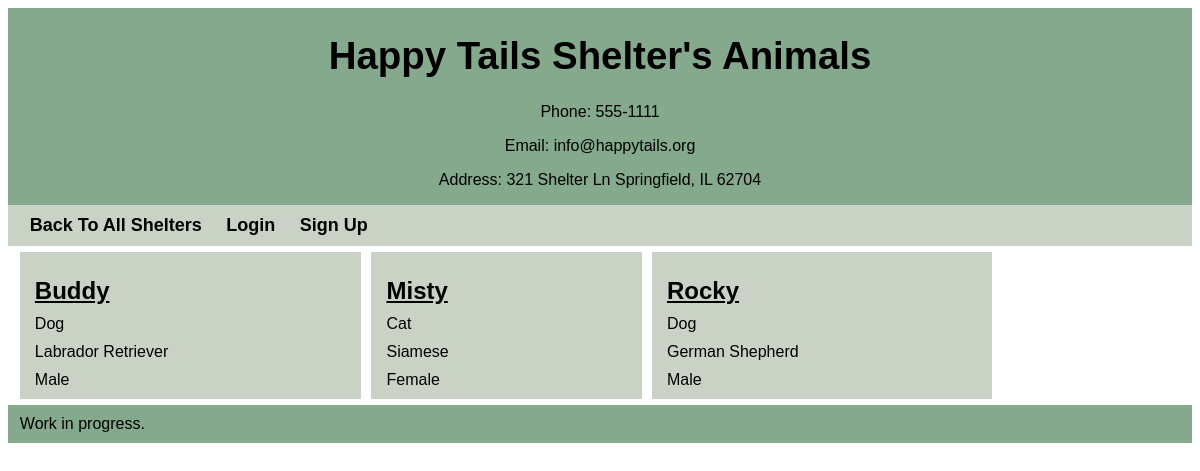
/home/1, run on the app's committed database.
### tables this page shows
CREATE TABLE Shelter (
        shelter_id INTEGER PRIMARY KEY AUTOINCREMENT,
        name TEXT NOT NULL,
        email TEXT NOT NULL,
        phone TEXT NOT NULL,
        street1 TEXT NOT NULL,
        street2 TEXT,
        city TEXT NOT NULL,
        state TEXT NOT NULL,
        zip TEXT NOT NULL,
        account_id INTEGER,
        date_shelter_added TEXT,
        no_kill BOOLEAN NOT NULL,
        max_dogs INTEGER NOT NULL,
        max_cats INTEGER NOT NULL,
        dogs BOOLEAN NOT NULL,
        cats BOOLEAN NOT NULL,
        shelterPasscode INTEGER NOT NULL,
        FOREIGN KEY (account_id) REFERENCES Account(account_id)
    );

CREATE TABLE Animal (
        animal_id INTEGER PRIMARY KEY AUTOINCREMENT,
        shelter_id INTEGER,
        name TEXT NOT NULL,
        type TEXT NOT NULL,
        breed TEXT NOT NULL,
        sex TEXT NOT NULL,
        foster INTEGER NOT NULL,
        adopt INTEGER NOT NULL,
        status TEXT NOT NULL,
        date_time_arrived TEXT NOT NULL,
        chipped BOOLEAN NOT NULL,
        date_last_vet_visit TEXT NOT NULL,
        vaccines BOOLEAN NOT NULL,
        spayed_neutered BOOLEAN NOT NULL,
        FOREIGN KEY (shelter_id) REFERENCES Shelter(shelter_id)
    );

### app/api.py (the view)
@app.route("/<int:shelterID>", methods = ['GET'])
@app.route("/home/<int:shelterID>", methods = ['GET'])
def main(shelterID = 0):
    conn = sqlite3.connect(DATABASE)
    conn.row_factory = sqlite3.Row
    cursor = conn.cursor()
    shelter = cursor.execute(('SELECT name, street1, phone, email, city, state, zip FROM Shelter WHERE shelter_id = ?'), (shelterID,)).fetchone()
    animals = cursor.execute(('SELECT animal_id, name, type, breed, sex FROM Animal WHERE shelter_id = ?'), (shelterID,)).fetchall()
    conn.close()
    if not shelter:
        return render_template('home.html', animals = animals, loggedIn = current_user.is_authenticated, shelterID = shelterID)
    return render_template('home.html', animals = animals, shelter = shelter, loggedIn = current_user.is_authenticated, shelterID = shelterID)

### app/api.py (called while the page is built, shortened)
@app.before_request
def auto_logout():
    if not current_user.is_authenticated:
        return

### app/templates/home.html (shortened to what this page needs)
<!doctype html>
<html>
<head>
    <link rel="stylesheet" type="text/css" href="{{ url_for('static', filename='style.css') }}">
</head>
<body>
    <div id="container">
        <header>
            <h1>{{ shelter['name'] }}'s Animals</h1>
            <p style="font-size: 1rem;">Phone: {{ shelter['phone'] }}</p>
            <p style="font-size: 1rem;">Email: {{ shelter['email'] }}</p>
            <p style="font-size: 1rem;">Address: {{ shelter['street1'] }} {{ shelter['city'] }}, {{ shelter['state'] }} {{ shelter['zip'] }}</p>
        </header>
        <nav id="navbar">
            <a href = "/index">Back To All Shelters</a>
            {% if current_user.is_authenticated %}
                <a href="{{ url_for('logout') }}" class="nav-button">Logout</a>
            {% else %}
                <a href="/login.html" class="nav-button">Login</a>
                <a href="/signup.html" class="nav-button">Sign Up</a>
            {% endif %}
        </nav>
        <main>
            {% if animals %}
            <div id = "grid">
                {% for animal in animals %}
                    <a href="/animal/{{ animal['animal_id'] }}">
                        <h2>{{ animal['name'] }}</h2>
                        <p>{{ animal['type'] }}</p>
                        <p>{{ animal['breed'] }}</p>
                        <p>{{ animal['sex'] }}</p>
                    </a>
                {% endfor %}
            </div>
            {% endif %}
        </main>
        <footer>Work in progress.</footer>
    </div>
</body>
</html>

### app/static/style.css (style rules this page uses)
header { font-size: larger; background-color: #84a98c; align-content:center; text-align: center; font-family: 'Franklin Gothic Medium', 'Arial Narrow', Arial, sans-serif; }
nav { background-color: #cad2c5; padding: 10px 1%; font-family: Arial, Helvetica, sans-serif; }
nav a { font-weight: bold; font-size: large; text-decoration: none; padding: 10px; color: black; }
#grid p { padding: 5px 0; margin: 0; }
#grid h2 { text-decoration: underline; margin-bottom: 5px; }
main { padding: 0.5% 1%; font-family: Arial, Helvetica, sans-serif; }
#grid { display:grid; grid-template-columns: auto auto auto auto; gap: 10px; }
#grid a { color: black; text-decoration:none; background-color: #cad2c5; padding: 5px 15px; }
footer { background-color: #84a98c; padding: 10px 1%; font-family: 'Franklin Gothic Medium', 'Arial Narrow', Arial, sans-serif; }

### data on the page
Shelter: name "Happy Tails Shelter", phone "555-1111", email "info@happytails.org", street1 "321 Shelter Ln", city "Springfield", state "IL", zip "62704"
Animal: name "Buddy", type "Dog", breed "Labrador Retriever", sex "Male"
Animal: name "Misty", type "Cat", breed "Siamese", sex "Female"
Animal: name "Rocky", type "Dog", breed "German Shepherd", sex "Male"
